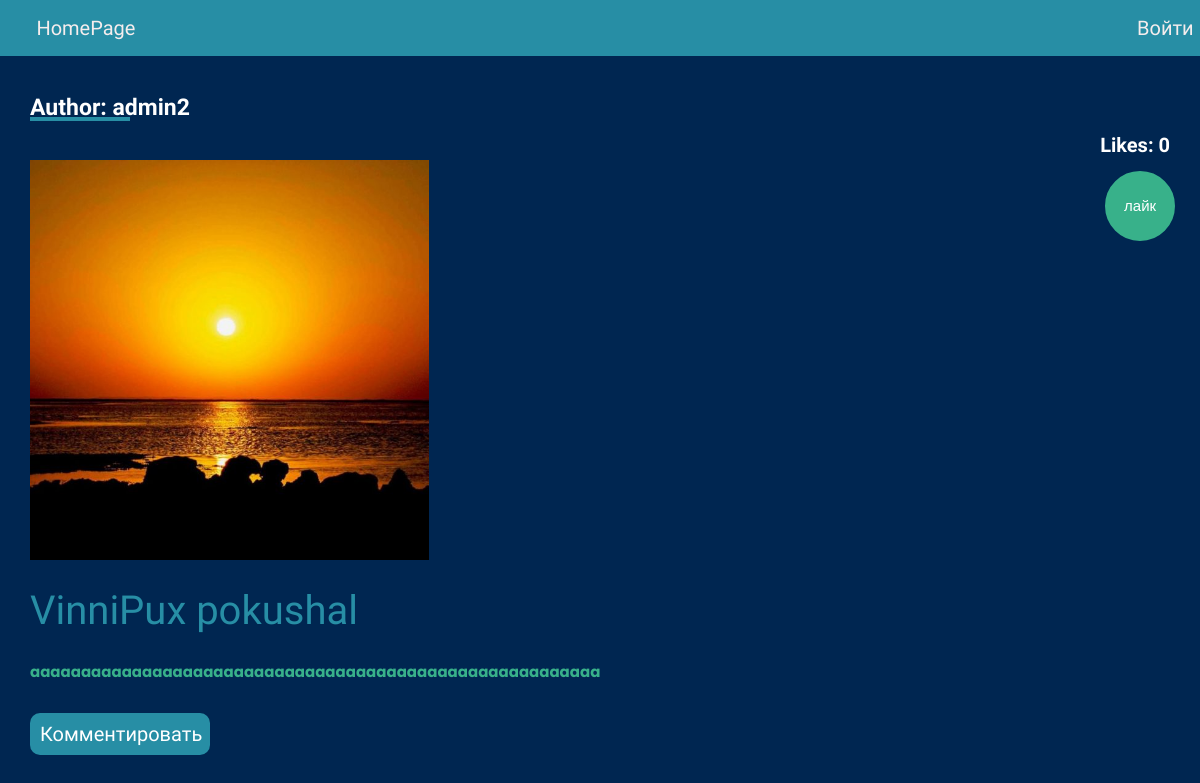
Page /news/38/ on the earlier database version.
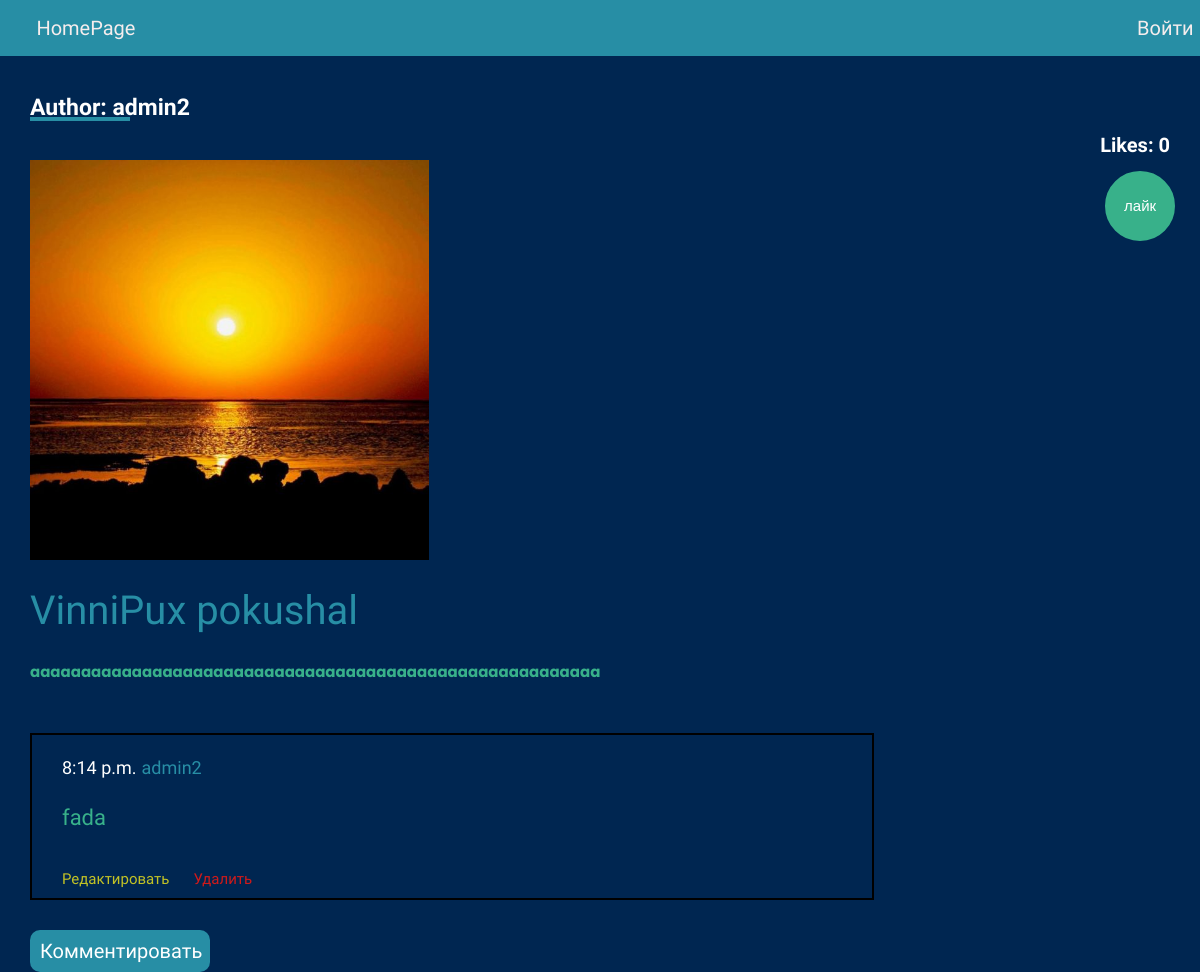
Same page on the later database version.
### news/models.py (models this page shows)
class Commentaries(models.Model):
    class Meta:
        ordering = ['-date']
    user = models.ForeignKey(User, null=True, on_delete=models.SET_NULL)
    date = models.DateTimeField(auto_now_add=True)
    text = models.TextField(blank=False, null=True)

### news/views.py (the view)
# urls.py: path('news/<int:pk>/', detail_view, name='detail-news'),
def detail_view(request, pk):
    user = request.user
    liked = False
    try:
        obj = News.objects.get(id=pk)
    except:
        raise Http404
    if request.user.is_authenticated and obj.likes.filter(user=user):
        liked = True
    return render(request, 'news/detail.html', {'single_object': obj, 'liked': liked})

### news/models.py (called while the page is built)
    def get_likes(self):
        return self.likes.count()

### templates/news/detail.html (shortened to what this page needs)
<head>
    <link href="https://unpkg.com/aos@2.3.1/dist/aos.css" rel="stylesheet">
</head>
{% extends "base.html" %}
{% load static %}
{% block content %}
<h5 class="author">Author: {{ single_object.author }}</h5>
{% if single_object.image %}
    <img class="image" src="{% static single_object.image.url %}" alt="{{ single_object.article }} " height="400">
{% endif %}
<h1>{{ single_object.article }}</h1>
{% include 'news/detail_snippet.html' with single_object=single_object %}
{% for c in single_object.commentary.all %}
    <div class="commentary_block">
        <div class="time_user">
            <h1 class="date">{{ c.date.time }}</h1>
            <h1 class="user">{{ c.user }}</h1>
        </div>
        <h1 class="text">{{ c.text }}</h1>
        <div class="edit_del">
            <a class="edit_comm" href="edit_commentary/{{c.pk}}">Редактировать</a>
            <a class="delete_comm" href="delete_commentary/{{c.pk}}">Удалить</a>
        </div>
    </div>
{% endfor %}
<a class="commentary" href="/news/commentary/{{ single_object.pk }}">Комментировать</a>
<div class="likes_block">
    <h5 class="likes_count">Likes: {{ single_object.get_likes }}</h5>
    <form action="/news/like/{{ single_object.pk }}/" method="post">
        {% if not liked %}
            <input class="like" type="submit" value="лайк">
        {% else %}
            <input class="dislike" type="submit" value="дизлайк">
        {% endif %}
    </form>
</div>
{% endblock %}

Differences in the rows shown:
added Commentaries: date.time "8:14 p.m.", user "admin2", text "fada"
